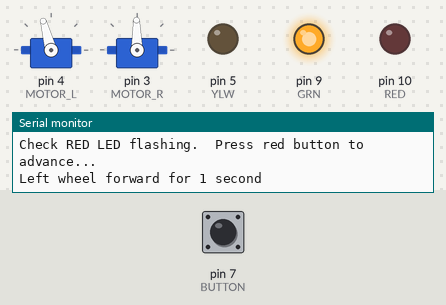
The sketch below on a simulated Arduino Uno, built with avr-gcc and run on an emulated ATmega328P. Shown: 2 × servo, output pins drawn as LEDs (lit = HIGH), the last lines printed to the serial monitor. The test bench sets the inputs (shaded band); at power-on: pin 7 (BUTTON) HIGH. At 12.6 s the program stops and its outputs stay as they are.

Above: at 1.6 s.
At 2.6 s:
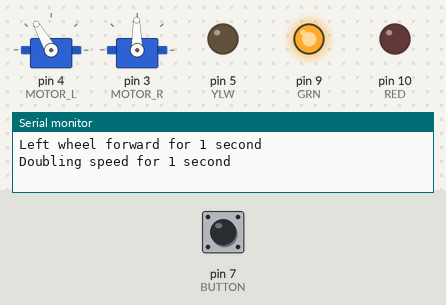
At 4.6 s:
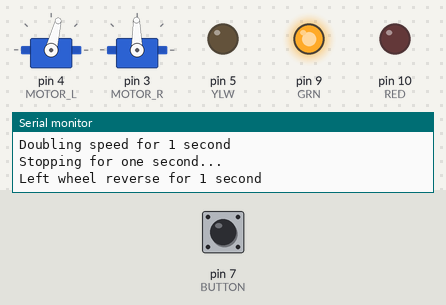
At 7.6 s:
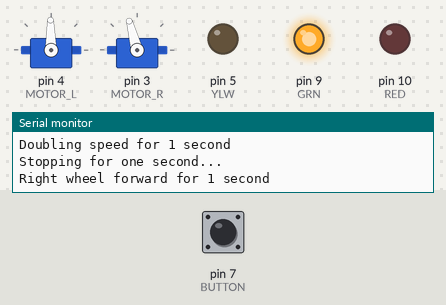
At 10.6 s:
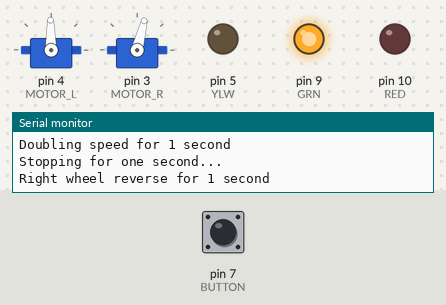
At 12.6 s:
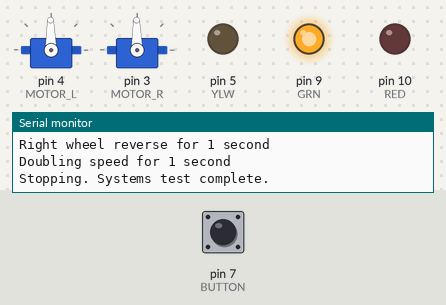
Timing chart, 0 to 14.1 s (numbered marks = the images above):
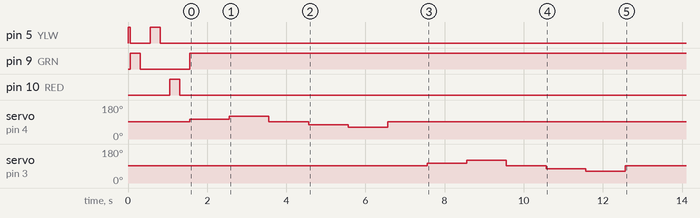

Measured:
- by itself, pin 5 (YLW): HIGH → LOW at 0.06 s, → HIGH 0.50 s later, → LOW 0.25 s later
- by itself, pin 9 (GRN): LOW → HIGH at 0.06 s, → LOW 0.25 s later, → HIGH 1.3 s later
- by itself, pin 10 (RED): LOW → HIGH at 1.1 s, → LOW 0.25 s later
- by itself, servo on pin 4 (MOTOR_L): 91° → 105° at 1.6 s, → 120° 1.0 s later, → 91° 1.0 s later, → 76° 1.0 s later, … (6 changes in this stretch)
- by itself, servo on pin 3 (MOTOR_R): 91° → 105° at 7.6 s, → 120° 1.0 s later, → 91° 1.0 s later, → 76° 1.0 s later, … (6 changes in this stretch)

The sketch:

M103Lab3MiniBotCheck.ino
```cpp
 /********************************************************
    M103Lab3MiniBotCheck
    B.W. Surgenor, 04/03/2025

  This program serves two purposes:
  1. The program provides the basic code structure, including pin assignments
  and useful functions to start programming your Mini Bot.
  2. This program runs basic tests on the MiniBot to ensure that
  the indicator LEDs and wheel motors are working properly.

You will need to connect the MiniBot to the serial monitor to run the program.
*********************************************************/

#include <Servo.h>
Servo leftWheel;
Servo rightWheel;

// Pin Assignments
int RED = 10;           // red LED Pin
int GRN = 9;            // green LED Pin
int YLW = 5;            // yellow LED Pin
int BUTTON = 7;         // pushbutton Pin
int MOTOR_R = 3;        // right motor signal pin
int MOTOR_L = 4;        // left motor signal pin

// Delta = speed above (+) or below (-) stop speed (must be positive)
const int stopPulse = 148;   //stop pulse for motors (nominal = 150)
const int delta = 15;        // pulse differential

// Set-up Routine
void setup() {

// Initialize LED pins as outputs.
  pinMode(GRN, OUTPUT);
  pinMode(YLW, OUTPUT);
  pinMode(RED, OUTPUT);

// Initialize button pins as inputs
  pinMode(BUTTON, INPUT);

//initialize motor control pins as servo pins
  leftWheel.attach(MOTOR_L);
  rightWheel.attach(MOTOR_R);

// Initialize serial printout
  Serial.begin(9600);   // default 9600
  turnOnLED(YLW);
  while(!Serial);       // wait for the serial monitor to open

  Serial.println("Program ready. Make sure power on and wheels off ground.");
  runMotors(0,0);       //stop the robot from moving
}

// Main Routine
void loop() {

  //Test Green LED
   Serial.println();
  Serial.println("Check GREEN LED is flashing. Press red button to advance...");
  do {
    toggleLED(GRN);         //motors stopped, Green LED flashing
  } while(digitalRead(BUTTON)== LOW);

  //Test Yellow LED
  Serial.println("Check YELLOW LED flashing. Press red button to advance...");
  do {
    toggleLED(YLW);         //motors stopped, yellow LED flashing
  } while(digitalRead(BUTTON)== LOW);

  //Test Red LED
  Serial.println("Check RED LED flashing.  Press red button to advance...");

  do {
    toggleLED(RED);         //motors stopped, red LED flashing
  } while(digitalRead(BUTTON)== LOW);

  turnOnLED(GRN);

  //Test the left wheel forward
  Serial.println();
  Serial.println("Left wheel forward for 1 second");
  runMotors(delta,0);
  delay(1000);
  Serial.println("Doubling speed for 1 second");
  runMotors(2*delta,0);
  delay(1000);
  Serial.println("Stopping for one second...");
  runMotors(0,0);
  delay(1000);

  //Test the left wheel reverse
   Serial.println();
  Serial.println("Left wheel reverse for 1 second");
  runMotors(-delta,0);
  delay(1000);
  Serial.println("Doubling speed for 1 second");
  runMotors(2*-delta,0);
  delay(1000);
  Serial.println("Stopping for one second...");
  runMotors(0,0);
  delay(1000);

  //Test the right wheel forward
   Serial.println();
  Serial.println("Right wheel forward for 1 second");
  runMotors(0,delta);
  delay(1000);
  Serial.println("Doubling speed for 1 second");
  runMotors(0,2*delta);
  delay(1000);
  Serial.println("Stopping for one second...");
  runMotors(0,0);
  delay(1000);

  //Test the right wheel reverse
   Serial.println();
  Serial.println("Right wheel reverse for 1 second");
  runMotors(0,-delta);
  delay(1000);
  Serial.println("Doubling speed for 1 second");
  runMotors(0,2*-delta);
  delay(1000);
  Serial.println("Stopping. Systems test complete.");
  runMotors(0,0);
  Serial.println();
  Serial.println("Press RESET button begin the test again.");
  while(1); //stop the program forever
}

//********** Functions (subroutines) ******************

// run robot wheels
void runMotors(int deltaL, int deltaR)
{
  int pulseL = (stopPulse + deltaL)*10;    //length of pulse in microseconds
  int pulseR = (stopPulse + deltaR)*10;
  leftWheel.writeMicroseconds(pulseL);
  rightWheel.writeMicroseconds(pulseR);
}

// Turn on a single LED and turn others off
void turnOnLED(int colour)
{
  digitalWrite(GRN, LOW);
  digitalWrite(YLW, LOW);
  digitalWrite(RED, LOW);
  digitalWrite(colour, HIGH);
}

//Toggle an LED on/off
void toggleLED(int colour){
  digitalWrite(GRN, LOW);
  digitalWrite(YLW, LOW);
  digitalWrite(RED, LOW);
  digitalWrite(colour, HIGH);
  delay(250);
  digitalWrite(colour, LOW);
  delay(250);
}
```
